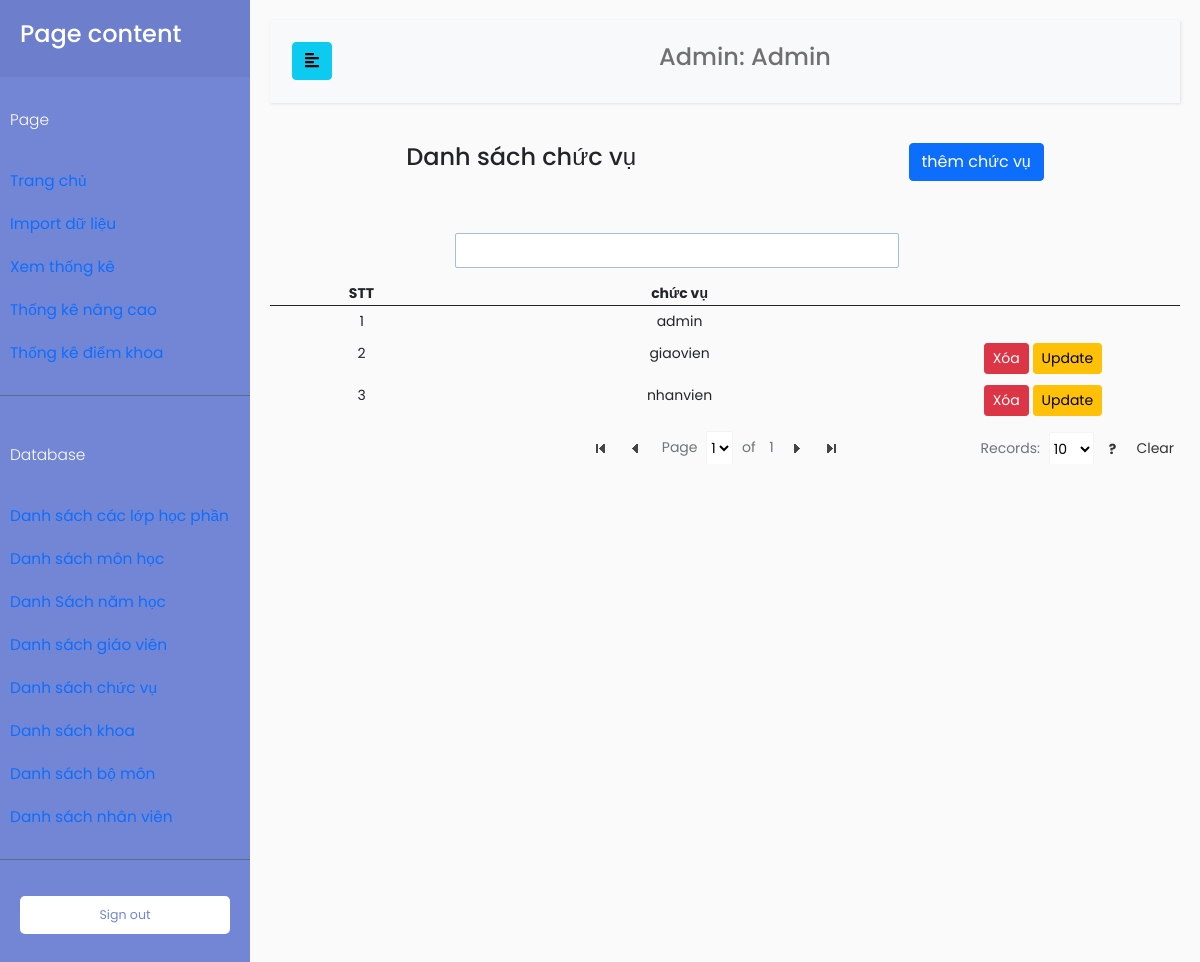
Before: /index.php?TenChucVu=admin&page=DBChucVu (signed in) with the older database file.
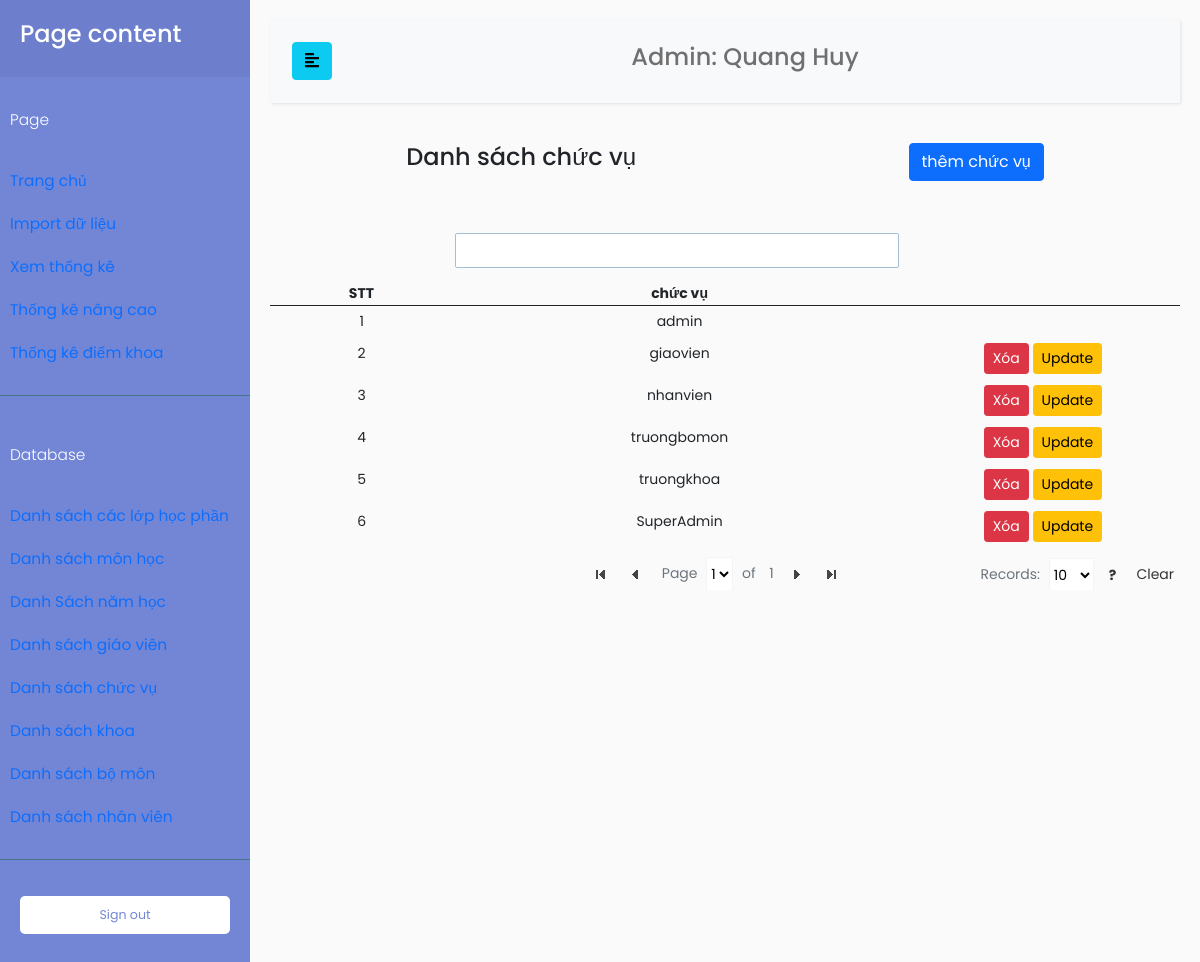
After: the same page with the newer database file.
### tables this page shows
CREATE TABLE `nhanvien` (
  `MaNhanVien` varchar(100) NOT NULL,
  `TenNhanVien` varchar(100) NOT NULL,
  `MatKhau` varchar(100) NOT NULL,
  `MaChucVu` int(11) NOT NULL
);

CREATE TABLE `chucvu` (
  `MaChucVu` int(11) NOT NULL,
  `TenChucVu` varchar(100) NOT NULL,
  `PhanRole` varchar(100) NOT NULL
);

### database/DBController.php (called while the page is built, shortened)
<?php
class DBController
{
    protected $host = 'localhost';
    protected $user = 'root';
    protected $password = '';
    protected $database = 'quanlydanhgia';
    public function __construct()
    {
        $this->con = mysqli_connect($this->host, $this->user, $this->password, $this->database);
    }
}

### function.php (called while the page is built, shortened)
<?php
require('database/DBController.php');
require('database/Account.php');
require('database/InfoSmallTable.php');
$db = new DBController();
$account = new Account($db);
$infoSmallTable = new InfoSmallTable($db);

### database/Account.php (called while the page is built, shortened)
<?php
class Account
{
    public $db = null;
    public function __construct(DBController $db)
    {
        $this->db = $db;
    }
    public function getTenNhanVien($userID, $table = 'giaovien', $key = 'MaGiaoVien')
    {
        $result = $this->db->con->query("SELECT TenNhanVien FROM $table as tb JOIN chucvu on tb.MaChucVu = chucvu.MaChucVu WHERE $key = '{$userID}'");
        $resultArray = array();
        if ($result->num_rows > 0) {
            while ($row = $result->fetch_assoc()) {
                $resultArray[] = $row;
            }
        }
        return $resultArray[0]['TenNhanVien'];
    }
}

### database/InfoSmallTable.php (called while the page is built, shortened)
<?php
class InfoSmallTable
{
    public $db = null;
    public function __construct(DBController $db)
    {
        $this->db = $db;
    }
    public function getThongTinBang($table = 'Khoa')
    {
        $result = $this->db->con->query("SELECT * FROM {$table}");
        $resultArr = array();
        while ($row = mysqli_fetch_array($result, MYSQLI_ASSOC)) {
            $resultArr[] = $row;
        }
        return $resultArr;
    }
}

### page/admin/DBControl/DBChucVu.php (the view, shortened to what the changed rows need)
<?php
if ($_GET["TenChucVu"] === 'admin') {
    $chucVu = $infoSmallTable->getThongTinBang("ChucVu");
    $stt = 1;
}
?>
<div>
    <table class="tfilter table table-hover">
        <thead>
            <tr>
                <th style="width: 20%; text-align: center;">STT</th>
                <th style="width: 50%; text-align: center;">chức vụ</th>
                <th colspan="2"></th>
            </tr>
        </thead>
        <tbody>
            <?php foreach ($chucVu as $item) : ?>
                <form action="" method="post">
                    <tr>
                        <td style="text-align: center;">
                            <?php
                            echo $stt;
                            $stt++;
                            ?>
                        </td>
                        <td style="text-align: center;">
                            <?php
                            echo $item['TenChucVu'];
                            ?>
                        </td>
                        <?php if ($item['TenChucVu'] !== 'admin') : ?>
                            <td>
                                <input type="submit" value="Xóa" name="submitXoaChucVu" class="btn btn-sm btn-danger">
                                <a href="index.php?TenChucVu=<?php echo $tenChucVu; ?>&page=updateChucVu&MaChucVu=<?php echo $item['MaChucVu']; ?>" class="btn btn-sm btn-warning">Update</a>
                            </td>
                        <?php endif; ?>
                    </tr>
                </form>
            <?php endforeach; ?>
        </tbody>
    </table>
</div>

### index.php (shortened to what the changed rows need)
<!doctype html>
<html lang="en">
<head>
    <link href="https://cdn.jsdelivr.net/npm/bootstrap@5.0.0-beta3/dist/css/bootstrap.min.css" rel="stylesheet">
    <link rel="stylesheet" href="//code.jquery.com/ui/1.12.1/themes/base/jquery-ui.css">
    <link href="https://ajax.googleapis.com/ajax/libs/jqueryui/1.12.1/themes/base/jquery-ui.css" rel="stylesheet" type="text/css" />
    <link href="css/dashboard.css" rel="stylesheet">
    <link href="css/customTable.css" rel="stylesheet">
    <link rel="stylesheet" href="css/sidebar.css">
</head>
<?php
require('function.php');
if ($_GET["TenChucVu"]) {
    $tenChucVu = $_GET["TenChucVu"];
}
if (isset($_GET["page"])) {
    $page = $_GET["page"];
}
$tenGiaoVien = NULL;
if ($tenChucVu === 'admin' || $tenChucVu === 'nhanvien') {
    if ($tenChucVu === 'admin') {
        $tenCV = "Admin";
    }
    $tenGiaoVien = $account->getTenNhanVien($_SESSION['MaDangNhap'], 'NhanVien', 'MaNhanVien');
}
?>
<body>
    <div class="wrapper">
        <div id="content">
            <nav class="navbar navbar-expand-lg navbar-light bg-light">
                <div class="container-fluid">
                    <div class="collapse navbar-collapse" id="navbarSupportedContent">
                        <ul class="nav navbar-nav m-auto">
                            <li class="nav-item">
                                <h4><a class="nav-link" href="#"><?php echo $tenCV . ": " . $tenGiaoVien; ?></a></h4>
                            </li>
                        </ul>
                    </div>
                </div>
            </nav>
            <?php
            if (isset($page)) {
                switch ($page) {
                    case 'DBChucVu':
                        include('page/admin/DBControl/DBChucVu.php');
                        break;
                }
            }
            ?>
        </div>
    </div>
</body>
</html>

Changed rows visible on the page:
changed nhanvien: TenNhanVien "Admin" → "Quang Huy"
added chucvu: TenChucVu "truongbomon"
added chucvu: TenChucVu "truongkhoa"
added chucvu: TenChucVu "SuperAdmin"
